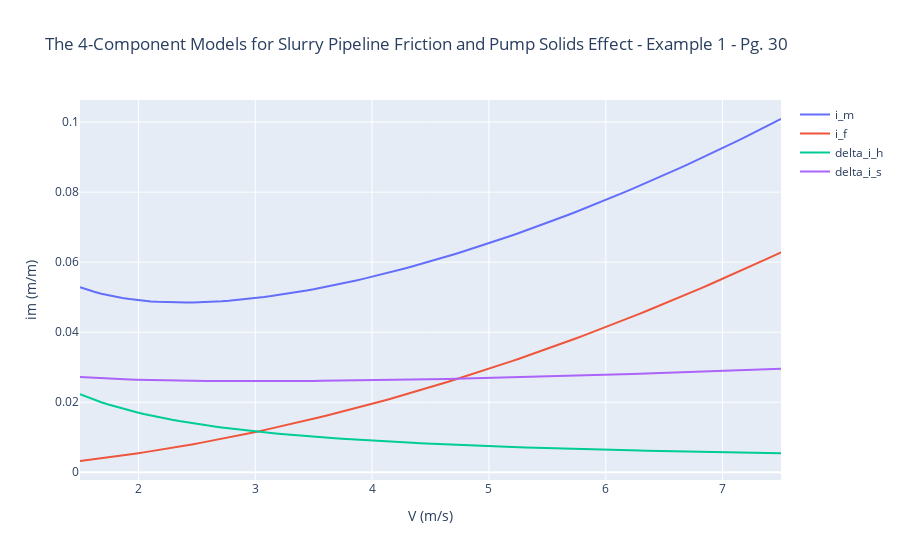

Notebook code for this chart:
### Markdown cell above
Ok now lets recreate the graph in the example.

### Code cell
Vm = np.linspace(1.5, 7.5, 100) # re run the calc from 1.5 - 7.5 m/s

# conversions
Sf = FCSM.Sf(Sl, Xf, Cv, Ss)
Cvf = FCSM.Cvf(Cv, Xf)
Cvs = FCSM.Cvs(Cv, Xs)

# “Carrier Fluid” fraction
mu_f = FCSM.mu_f(mu_l, Cvf)
f_darcy = FCSM.swamee_jain(e, D, Sf, mu_f, Vm)
i_f = FCSM.i_f(Sf, f_darcy, Vm, D)

# The “Pseudo-homogeneous” fraction
Sfp = FCSM.Sfp(Sl, Xf, Xp, Cv, Ss)
A_prime = FCSM.A_prime(Xf, Xp)
delta_i_p = FCSM.i_p(Sfp, Sf, i_f, A_prime)

# pressure gradient of the “Heterogeneous” fraction
V100_s = FCSM.V100_s(D, Ss, Sf)
Vsm_h = FCSM.Vsm(d50_h, D, Ss, Sf, mu_f, e, mu_s)
C_prime = FCSM.C_prime(Xf, Xp, V100_s, Vm, Vsm_h)
Sfph = FCSM.Sfph(Sl, Xf, Xp, Xh, Cv, Ss)
delta_i_h = FCSM.i_h(C_prime, Sfph, Sfp, Sf, Ss, Vm, d50_h, mu_f, mu_s=mu_s)

# pressure gradient of the “Fully Stratified” fraction
Vsm_s = FCSM.Vsm(ds, D, Ss, Sf, mu_f, e, mu_s)
B_prime = FCSM.B_prime(Xf, Xp, Xh, V100_s, Vm, Vsm_s)
delta_i_s = FCSM.i_s(B_prime, Sfph, Ss, Cvs, Vsm_s, Vm, mu_s=mu_s)

# TOTAL
i_m = i_f + delta_i_p + delta_i_h + delta_i_s

# plotting
fig = go.Figure()

# Add traces
fig.add_trace(go.Scatter(x=Vm, y=i_m, mode="lines", name="i_m"))
fig.add_trace(go.Scatter(x=Vm, y=i_f, mode="lines", name="i_f"))
fig.add_trace(go.Scatter(x=Vm, y=delta_i_h, mode="lines", name="delta_i_h"))
fig.add_trace(go.Scatter(x=Vm, y=delta_i_s, mode="lines", name="delta_i_s"))
fig.update_layout(
    title="The 4-Component Models for Slurry Pipeline Friction and Pump Solids Effect - Example 1 - Pg. 30", xaxis_title="V (m/s)", yaxis_title="im (m/m)"
)

iplot(fig)
